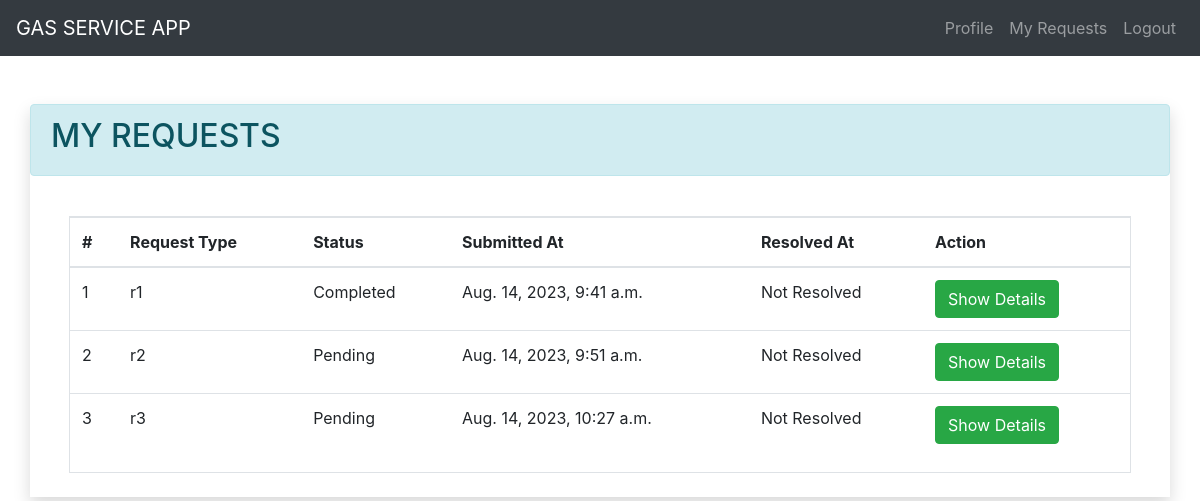
/requests/ (signed in), run on an earlier commit of the app's database.
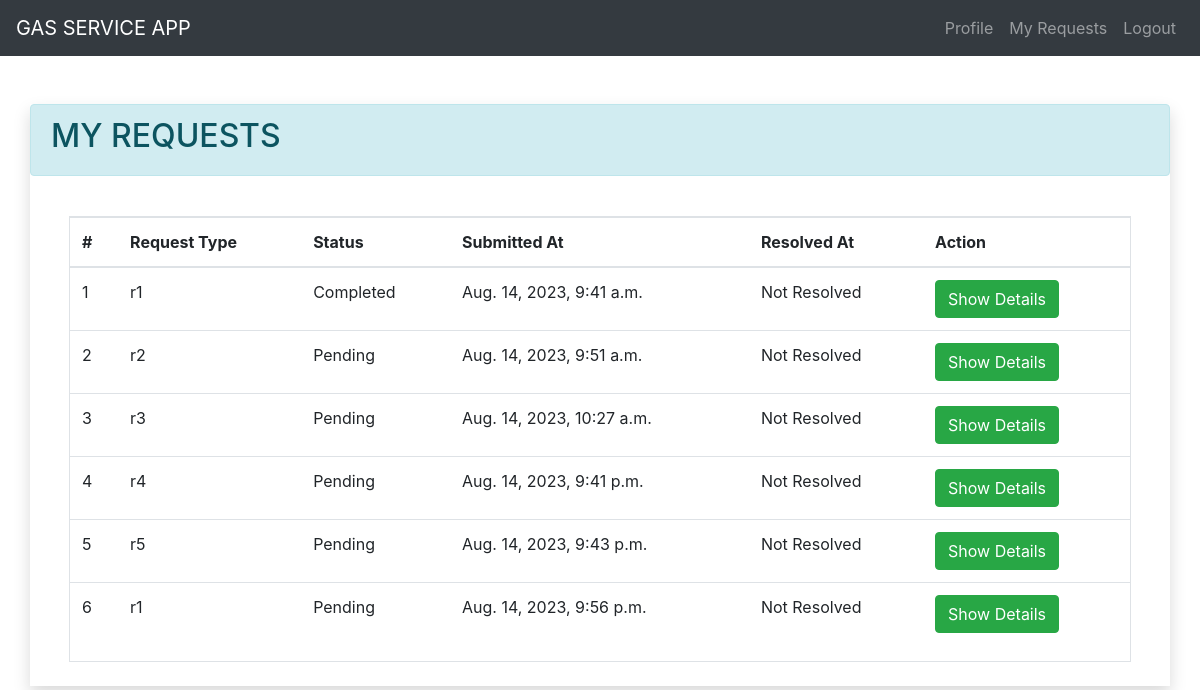
And on a later commit of the database.
### app1/models.py (models this page shows)
class ServiceRequest(models.Model):
    status_choices = [
    ('C', 'COMPLETED'),
    ('P', 'PENDING'),
    ]
    user = models.ForeignKey(User, on_delete=models.CASCADE)
    request_type = models.CharField(max_length=100)
    details = models.TextField()
    attachment = models.FileField(upload_to='service_request_attachments/', blank=True, null=True)
    submitted_at = models.DateTimeField(auto_now_add=True)
    resolved_at = models.DateTimeField(null=True, blank=True)
    status = models.CharField(max_length=20, default='Pending',choices=status_choices)

### app1/views.py (the view)
# urls.py: path('requests/' , requests_list,name='requests' ),
@login_required(login_url='login')
def requests_list(request):
    if request.user.is_authenticated:
        user = request.user
        form = ServiceRequestForm()
        todos = ServiceRequest.objects.filter(user = user).order_by('submitted_at')
        return render(request , 'request.html' , context={'form' : form , 'todos' : todos})

### app1/templates/request.html
{% extends 'base.html' %}
{% block content %}
<div>
    <div class="container pt-4">
      <div class="row  p-0 mt-4">
        <div class="col-xl-12 mx-auto shadow p-0">
          <div class="alert alert-info">
            <h2>MY REQUESTS</h2>
          </div>
          <div class="p-4">
            <div class="col">
                <div class="border">
                  {% if todos|length == 0 %}
                  <div class="p-4">
                    <br>
                    <br>
                    <div class="alert alert-info text-center">
                      <p class="" style="font-size: 30px;">No Todos</p>
                    </div>
                    <br>
                    <br>
                  </div>
                  {%else%}
                  <div>
                    <table class="table">
                      <thead>
                        <tr>
                          <th>#</th>
                          <th>Request Type</th>
                          <th>Status</th>
                          <th>Submitted At</th>
                          <th>Resolved At</th>
                          <th>Action</th>
                        </tr>
                      </thead>
                      <tbody>
                        {% for todo in todos %}
                        <tr>
                          <td>{{forloop.counter}}</td>
                          <td>{{todo.request_type}}</td>
                          <td>
                            {% if todo.status == 'C'%}
                            Completed
                            {%else%}
                            Pending
                            {%endif%}
                          </td>
                          <td>{{todo.submitted_at}}</td>
                          {% if todo.resolved_at %}
                          <td>{{todo.resolved_at}}</td>
                          {% else %}
                          <td>Not Resolved</td>
                          {% endif %}
                          <td>
                            <a href="/show_details/{{todo.id}}" title="Show Details" class="btn btn-success">Show Details</a>
                          </td>
                        </tr>
                        {%endfor%}
                      </tbody>
                    </table>
                  </div>
                  {%endif%}
                </div>
              </div>
          </div>
        </div>
      </div>
    </div>
  </div>
  {% endblock %}

### app1/templates/base.html (shortened to what this page needs)
<!doctype html>
<html lang="en">
<head>
    <link rel="stylesheet" href="https://cdn.jsdelivr.net/npm/bootstrap@4.5.3/dist/css/bootstrap.min.css"
>
</head>
<body>
    <nav class="navbar navbar-expand-lg  navbar-dark bg-dark">
        <a class="navbar-brand" href="/">GAS SERVICE APP</a>
        <div class="collapse navbar-collapse" id="navbarNav">
            <ul class="navbar-nav ml-auto">
                {% if request.user.is_authenticated %}
                <li class="nav-item">
                    <a class="nav-link" href="/profile">Profile</a>
                </li>
                <li class="nav-item">
                    <a class="nav-link" href="/requests">My Requests</a>
                </li>
                <li class="nav-item">
                    <a class="nav-link" href="/logout">Logout</a>
                </li>
                {% endif %}
            </ul>
        </div>
    </nav>
    <div>
        {% block content %}
        {% endblock %}
    </div>
</body>
</html>

What changed in the data, as far as the page shows it:
added ServiceRequest: request_type "r4", status "Pending", submitted_at "Aug. 14, 2023, 9:41 p.m.", shows "Not Resolved"
added ServiceRequest: request_type "r5", status "Pending", submitted_at "Aug. 14, 2023, 9:43 p.m.", shows "Not Resolved"
added ServiceRequest: request_type "r1", status "Pending", submitted_at "Aug. 14, 2023, 9:56 p.m.", shows "Not Resolved"
